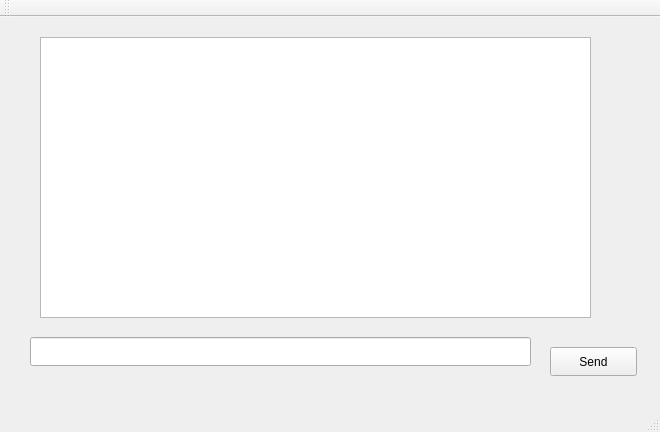
<?xml version="1.0" encoding="UTF-8"?>
<ui version="4.0">
 <class>MainWindow</class>
 <widget class="QMainWindow" name="MainWindow">
  <property name="geometry">
   <rect>
    <x>0</x>
    <y>0</y>
    <width>660</width>
    <height>432</height>
   </rect>
  </property>
  <property name="windowTitle">
   <string>MainWindow</string>
  </property>
  <widget class="QWidget" name="centralWidget">
   <widget class="QPushButton" name="btnSend">
    <property name="geometry">
     <rect>
      <x>550</x>
      <y>330</y>
      <width>87</width>
      <height>29</height>
     </rect>
    </property>
    <property name="text">
     <string>Send</string>
    </property>
   </widget>
   <widget class="QLineEdit" name="lineMessage">
    <property name="geometry">
     <rect>
      <x>30</x>
      <y>320</y>
      <width>501</width>
      <height>29</height>
     </rect>
    </property>
   </widget>
   <widget class="QTextEdit" name="textEdit">
    <property name="geometry">
     <rect>
      <x>40</x>
      <y>20</y>
      <width>551</width>
      <height>281</height>
     </rect>
    </property>
   </widget>
  </widget>
  <widget class="QMenuBar" name="menuBar">
   <property name="geometry">
    <rect>
     <x>0</x>
     <y>0</y>
     <width>660</width>
     <height>23</height>
    </rect>
   </property>
  </widget>
  <widget class="QToolBar" name="mainToolBar">
   <attribute name="toolBarArea">
    <enum>TopToolBarArea</enum>
   </attribute>
   <attribute name="toolBarBreak">
    <bool>false</bool>
   </attribute>
  </widget>
  <widget class="QStatusBar" name="statusBar"/>
 </widget>
 <layoutdefault spacing="6" margin="11"/>
 <resources/>
 <connections/>
</ui>
